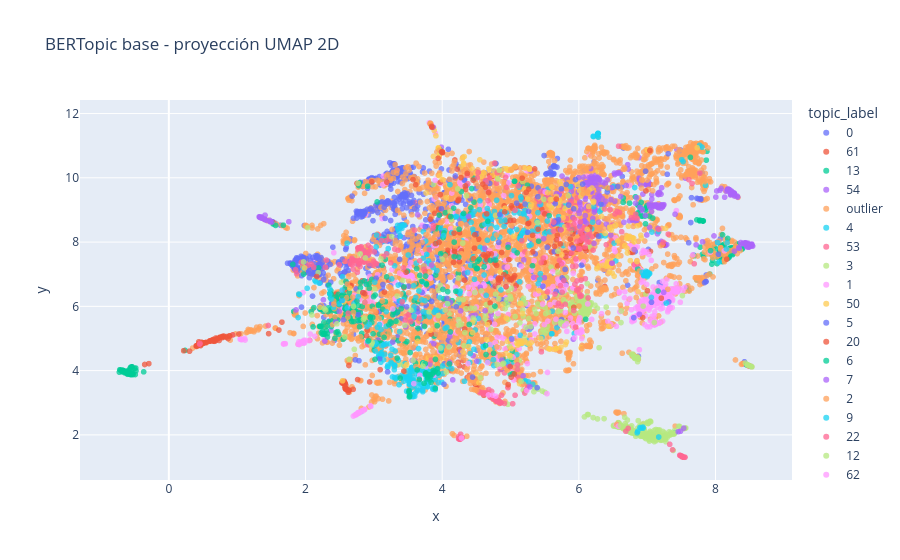

Write notebook code for a chart like this one.
### Markdown cell above
## Proyección 2D de la variante seleccionada

Para mantener la misma lógica visual de `03a`, se proyectan los embeddings a dos dimensiones y se colorean por tópico. La proyección no define los tópicos; sirve para inspeccionar separación y mezcla visual.

### Code cell
coords_path = PROCESSED_DIR / f"bertopic_{selected_variant}_umap_2d.csv"
if coords_path.exists():
    coords_df = pd.read_csv(coords_path)
else:
    reducer_2d = UMAP(n_components=2, n_neighbors=15, min_dist=0.05, metric="cosine", random_state=RANDOM_STATE, low_memory=True)
    coords = reducer_2d.fit_transform(embeddings)
    coords_df = pd.DataFrame({"doc_id": df.index, "x": coords[:, 0], "y": coords[:, 1]})
    coords_df.to_csv(coords_path, index=False)

plot_df = coords_df.merge(selected_assignments[["doc_id", "topic", "probability", "is_outlier"]], on="doc_id")
plot_df["topic_label"] = np.where(plot_df["is_outlier"], "outlier", plot_df["topic"].astype(str))
fig = px.scatter(
    plot_df,
    x="x",
    y="y",
    color="topic_label",
    hover_data=["topic", "probability"],
    title=f"BERTopic {selected_variant} - proyección UMAP 2D",
    opacity=0.75,
)
fig.show()
